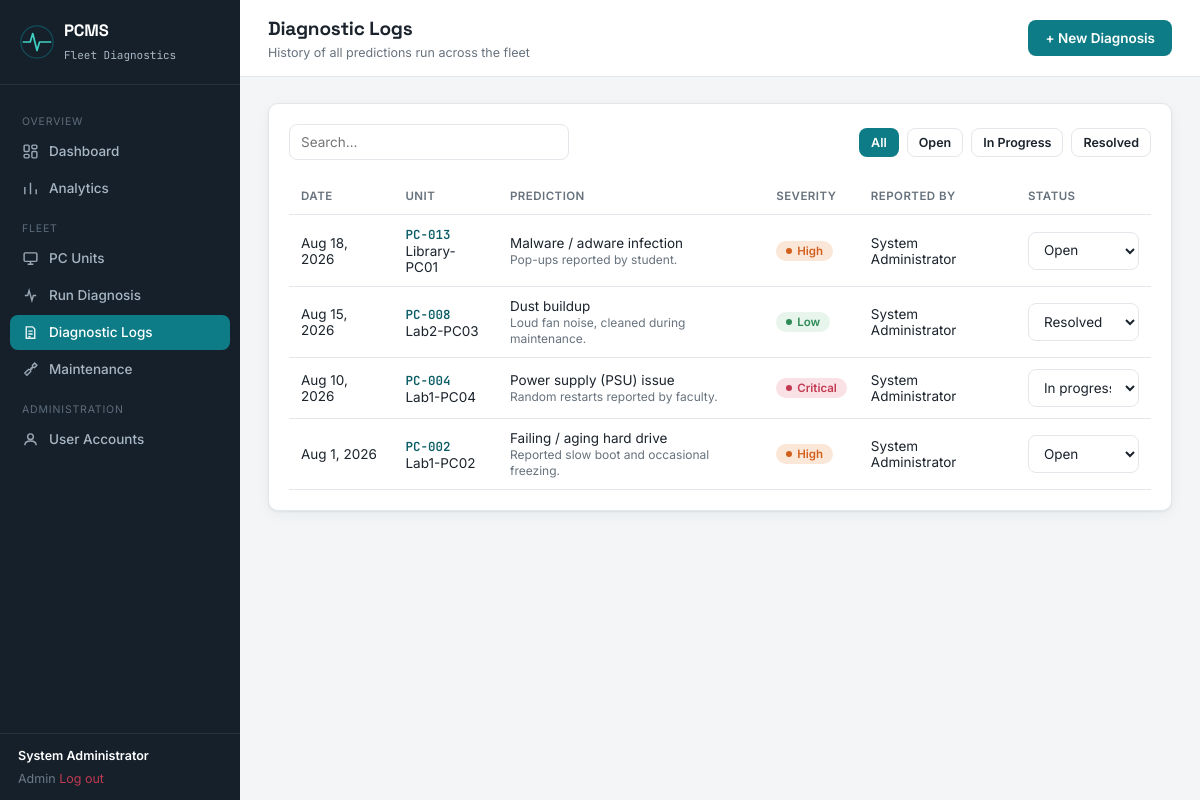
Page /logs.php (signed in) on the committed database.
### tables this page shows
CREATE TABLE diagnostic_logs (
    id INT AUTO_INCREMENT PRIMARY KEY,
    unit_id INT NOT NULL,
    reported_by INT NULL,
    date_reported DATETIME DEFAULT CURRENT_TIMESTAMP,
    top_prediction VARCHAR(150),
    predicted_severity ENUM('low','medium','high','critical') DEFAULT 'low',
    status ENUM('open','in_progress','resolved') NOT NULL DEFAULT 'open',
    notes TEXT,
    resolved_at DATETIME NULL,
    FOREIGN KEY (unit_id) REFERENCES units(id) ON DELETE CASCADE,
    FOREIGN KEY (reported_by) REFERENCES users(id) ON DELETE SET NULL
);

CREATE TABLE units (
    id INT AUTO_INCREMENT PRIMARY KEY,
    asset_tag VARCHAR(30) NOT NULL UNIQUE,
    unit_name VARCHAR(100) NOT NULL,
    location_id INT NULL,
    cpu VARCHAR(100),
    ram VARCHAR(50),
    storage VARCHAR(100),
    os VARCHAR(50),
    purchase_date DATE NULL,
    status ENUM('healthy','at_risk','critical','under_repair','retired') NOT NULL DEFAULT 'healthy',
    maintenance_interval_days INT NOT NULL DEFAULT 90,
    last_maintenance_date DATE NULL,
    created_at TIMESTAMP DEFAULT CURRENT_TIMESTAMP,
    FOREIGN KEY (location_id) REFERENCES locations(id) ON DELETE SET NULL
);

CREATE TABLE users (
    id INT AUTO_INCREMENT PRIMARY KEY,
    username VARCHAR(50) NOT NULL UNIQUE,
    password_hash VARCHAR(255) NOT NULL,
    full_name VARCHAR(100) NOT NULL,
    role ENUM('admin','technician') NOT NULL DEFAULT 'technician',
    created_at TIMESTAMP DEFAULT CURRENT_TIMESTAMP
);

### includes/functions.php (called while the page is built, shortened)
<?php
function severityBadgeClass($sev) {
    return match ($sev) {
        'low' => 'badge-healthy',
        'medium' => 'badge-at-risk',
        'high' => 'badge-high',
        'critical' => 'badge-critical',
        default => 'badge-healthy',
    };
}
function formatDate($date) {
    return date('M j, Y', strtotime($date));
}
function e($str) {
    return htmlspecialchars($str ?? '', ENT_QUOTES, 'UTF-8');
}

### logs.php (the view, shortened to what this page needs)
<?php
require_once __DIR__ . '/includes/header.php';
$pdo = getDB();
$statusFilter = $_GET['status'] ?? '';
$sql = "SELECT dl.*, u.asset_tag, u.unit_name, us.full_name AS reporter FROM diagnostic_logs dl
        JOIN units u ON u.id = dl.unit_id
        LEFT JOIN users us ON us.id = dl.reported_by";
$params = [];
$sql .= " ORDER BY dl.date_reported DESC";
$stmt = $pdo->prepare($sql);
$stmt->execute($params);
$logs = $stmt->fetchAll();
?>
<div class="topbar">
    <div><h2>Diagnostic Logs</h2><div class="subtitle">History of all predictions run across the fleet</div></div>
    <a href="diagnose.php" class="btn btn-primary">+ New Diagnosis</a>
</div>
<div class="content">
    <div class="card">
        <div class="page-actions">
            <input type="text" placeholder="Search…" data-table-filter="#logsTable" style="max-width:280px;">
            <div style="display:flex;gap:8px;">
                <a href="logs.php" class="btn btn-sm <?= $statusFilter===''?'btn-primary':'btn-outline' ?>">All</a>
                <a href="logs.php?status=open" class="btn btn-sm <?= $statusFilter==='open'?'btn-primary':'btn-outline' ?>">Open</a>
                <a href="logs.php?status=in_progress" class="btn btn-sm <?= $statusFilter==='in_progress'?'btn-primary':'btn-outline' ?>">In Progress</a>
                <a href="logs.php?status=resolved" class="btn btn-sm <?= $statusFilter==='resolved'?'btn-primary':'btn-outline' ?>">Resolved</a>
            </div>
        </div>
        <?php if (empty($logs)): ?>
            <div class="empty-state">No diagnostic logs found.</div>
        <?php else: ?>
        <table id="logsTable">
            <thead><tr><th>Date</th><th>Unit</th><th>Prediction</th><th>Severity</th><th>Reported By</th><th>Status</th></tr></thead>
            <tbody>
            <?php foreach ($logs as $log): ?>
            <tr>
                <td><?= formatDate($log['date_reported']) ?></td>
                <td><span class="asset-tag"><?= e($log['asset_tag']) ?></span><br><?= e($log['unit_name']) ?></td>
                <td><?= e($log['top_prediction']) ?><?php if($log['notes']): ?><br><span class="text-muted" style="font-size:12px;"><?= e($log['notes']) ?></span><?php endif; ?></td>
                <td><span class="badge <?= severityBadgeClass($log['predicted_severity']) ?>"><?= e($log['predicted_severity']) ?></span></td>
                <td><?= e($log['reporter'] ?? '—') ?></td>
                <td>
                    <form method="POST" action="log_update.php">
                        <select name="status" onchange="this.form.submit()">
                            <?php foreach (['open','in_progress','resolved'] as $s): ?>
                            <option value="<?= $s ?>" <?= $log['status']===$s?'selected':'' ?>><?= ucfirst(str_replace('_',' ',$s)) ?></option>
                            <?php endforeach; ?>
                        </select>
                    </form>
                </td>
            </tr>
            <?php endforeach; ?>
            </tbody>
        </table>
        <?php endif; ?>
    </div>
</div>
<?php require_once __DIR__ . '/includes/footer.php'; ?>

### assets/css/style.css (style rules this page uses)
:root { --bg: #F3F5F7; --surface: #FFFFFF; --sidebar: #15202B; --sidebar-hover: #1E2C3A; --sidebar-text: #A9B7C4; --sidebar-text-active: #FFFFFF; --primary: #0E7C86; --primary-dark: #0A5D65; --primary-light: #E4F3F3; --text: #1B232C; --text-muted: #67727D; --border: #E3E7EB; --healthy: #2E8B57; --healthy-bg: #E7F5EC; --at-risk: #C98A00; --at-risk-bg: #FCF1D9; --high: #D2601D; --high-bg: #FBE7D8; --critical: #C13A50; --critical-bg: #FAE1E5; --repair: #5B5FC7; --repair-bg: #E9E9FB; --retired: #8A94A0; --retired-bg: #EBEDEF; --radius: 10px; --shadow: 0 1px 2px rgba(21,32,43,0.06), 0 4px 14px rgba(21,32,43,0.05); --font-display: 'Space Grotesk', sans-serif; --font-body: 'Inter', sans-serif; --font-mono: 'JetBrains Mono', monospace; }
* { box-sizing: border-box; }
html, body { margin: 0; padding: 0; background: var(--bg); color: var(--text); font-family: var(--font-body); font-size: 14.5px; -webkit-font-smoothing: antialiased; }
h1, h2, h3, h4 { font-family: var(--font-display); margin: 0 0 4px; letter-spacing: -0.01em; }
a { color: inherit; text-decoration: none; }
.topbar { background: var(--surface); border-bottom: 1px solid var(--border); padding: 16px 28px; display: flex; align-items: center; justify-content: space-between; }
.topbar h2 { font-size: 19px; }
.topbar .subtitle { color: var(--text-muted); font-size: 12.5px; margin-top: 2px; }
.content { padding: 26px 28px 60px; }
.card { background: var(--surface); border: 1px solid var(--border); border-radius: var(--radius); box-shadow: var(--shadow); padding: 20px; }
.badge { display: inline-flex; align-items: center; gap: 5px; padding: 3px 10px; border-radius: 100px; font-size: 11.5px; font-weight: 600; text-transform: capitalize; white-space: nowrap; }
.badge::before { content: ''; width: 6px; height: 6px; border-radius: 50%; background: currentColor; }
.badge-healthy { background: var(--healthy-bg); color: var(--healthy); }
.badge-high { background: var(--high-bg); color: var(--high); }
.badge-critical { background: var(--critical-bg); color: var(--critical); }
.btn { display: inline-flex; align-items: center; gap: 7px; padding: 9px 16px; border-radius: 8px; border: 1px solid transparent; font-family: var(--font-body); font-size: 13.5px; font-weight: 600; cursor: pointer; transition: transform .08s ease, background .12s ease; }
.btn-primary { background: var(--primary); color: #fff; }
.btn-outline { background: transparent; border-color: var(--border); color: var(--text); }
.btn-sm { padding: 6px 11px; font-size: 12.5px; }
input[type=text], input[type=date], input[type=password], input[type=number], select, textarea { width: 100%; padding: 9px 11px; border: 1px solid var(--border); border-radius: 8px; font-family: var(--font-body); font-size: 13.5px; background: #fff; color: var(--text); }
table { width: 100%; border-collapse: collapse; }
th, td { text-align: left; padding: 11px 12px; font-size: 13.5px; border-bottom: 1px solid var(--border); }
th { color: var(--text-muted); font-weight: 600; font-size: 11.5px; text-transform: uppercase; letter-spacing: .04em; }
.asset-tag { font-family: var(--font-mono); font-size: 12.5px; color: var(--primary-dark); font-weight: 600; }
.page-actions { display: flex; justify-content: space-between; align-items: center; margin-bottom: 18px; }
.text-muted { color: var(--text-muted); }

### rows in the picture
diagnostic_logs: date_reported "Aug 18, 2026", unit.asset_tag "PC-013", unit.unit_name "Library-PC01", top_prediction "Malware / adware infection", notes "Pop-ups reported by student.", predicted_severity "High", reported_by.full_name "System Administrator", status "Open"
diagnostic_logs: date_reported "Aug 15, 2026", unit.asset_tag "PC-008", unit.unit_name "Lab2-PC03", top_prediction "Dust buildup", notes "Loud fan noise, cleaned during maintenance.", predicted_severity "Low", reported_by.full_name "System Administrator", status "Resolved"
diagnostic_logs: date_reported "Aug 10, 2026", unit.asset_tag "PC-004", unit.unit_name "Lab1-PC04", top_prediction "Power supply (PSU) issue", notes "Random restarts reported by faculty.", predicted_severity "Critical", reported_by.full_name "System Administrator", status "In progress"
diagnostic_logs: date_reported "Aug 1, 2026", unit.asset_tag "PC-002", unit.unit_name "Lab1-PC02", top_prediction "Failing / aging hard drive", notes "Reported slow boot and occasional freezing.", predicted_severity "High", reported_by.full_name "System Administrator", status "Open"

### other values in the picture
$user['full_name'] "System Administrator"
$user['role'] "Admin"
